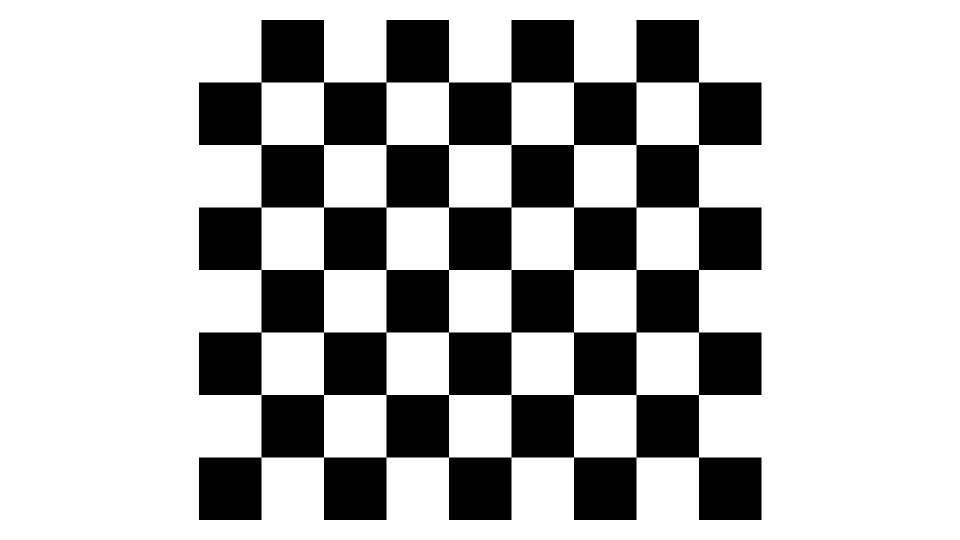
#> input picture python/cailbration/RGB_projector/chessboard/02.png, 1920 x 1080 px (shown at 1/2 size)
$ jupyter execute --allow-errors Projector_camera_calibration.ipynb
#> lines starting #> are read from the running program, lines starting #| are printed output that depends on the picture; after the words box and inside, x2 and y2 are one past the last pixel; in counts of white or black regions, pixels touching at a corner belong together
[cell 1]
import numpy as np
import cv2
import glob
import matplotlib.pyplot as plt
from PIL import Image
import os
import os.path
import glob
import argparse

[cell 2]
#https://stackoverflow.com/questions/12299870/computing-x-y-coordinate-3d-from-image-point
#https://github.com/rodolfoap/OpenCV-2Dto3D/blob/master/transform.cpp
#https://www.elsevier.es/en-revista-journal-applied-research-technology-jart-81-articulo-projector-calibration-for-pattern-projection-S1665642314716086?fbclid=IwAR1wAECeNQMEBO-BF8HaAy1AvMraWlumSZ9NeSsTixzpgZJsH0H5O8mL14g

[cell 3]
np.set_printoptions(suppress=True)

# Prepare object points for printed chessboard

[cell 4]
# prepare object points, like (0,0,0), (1,0,0), (2,0,0) ....,(6,5,0)
# (8,6) is for the given testing images.
# If you use the another data (e.g. pictures you take by your smartphone),
# you need to set the corresponding numbers.
corner_x = 8
corner_y = 7
objp = np.zeros((corner_x*corner_y,3), np.float32)
objp[:,:2] = np.mgrid[0:corner_x, 0:corner_y].T.reshape(-1,2)
block_len = 2.5
objp = objp * block_len

# Prepare projector image points for projected chessboard

[cell 5]
# Arrays to store object points and image points from all the images.
# objpoints = [] # 3d points in real world space
# projected_imgpoints = [] # 2d points in image plane.
chessboard_img_corners = []

pro_img_size = (10, 10)
img_size = (10, 10)

# Make a list of calibration images
images = glob.glob('chessboard/02.png')

# Step through the list and search for chessboard corners
print('Start finding chessboard corners of depth image...')
for idx, fname in enumerate(images):
    img = cv2.imread(fname)
#> img is the input picture: shape (1080, 1920, 3); 72.9% white; 1 black region, box (x1, y1, x2, y2) and area: (398, 40, 1523, 1040) 562500
    gray = cv2.cvtColor(img, cv2.COLOR_BGR2GRAY)
    plt.imshow(gray)
    pro_img_size = (img.shape[1], img.shape[0])
#> pro_img_size = (1920, 1080)

    #Find the chessboard corners
    print('find the chessboard corners of',fname)
    ret, chessboard_img_corners = cv2.findChessboardCorners(gray, (corner_x,corner_y), None)
#> ret = True; chessboard_img_corners = 56 rows, first 8: [1397.5, 914.5], [1272.5, 914.5], [1147.5, 914.5], [1022.5, 914.5], [897.5, 914.5], [772.5, 914.5], [647.5, 914.5], [522.5, 914.5]

    # If found, add object points, image points
    if ret == True:
#         projected_imgpoints.append(chessboard_img_corners)

        # Draw and display the corners
        cv2.drawChessboardCorners(img, (corner_x,corner_y), chessboard_img_corners, ret)
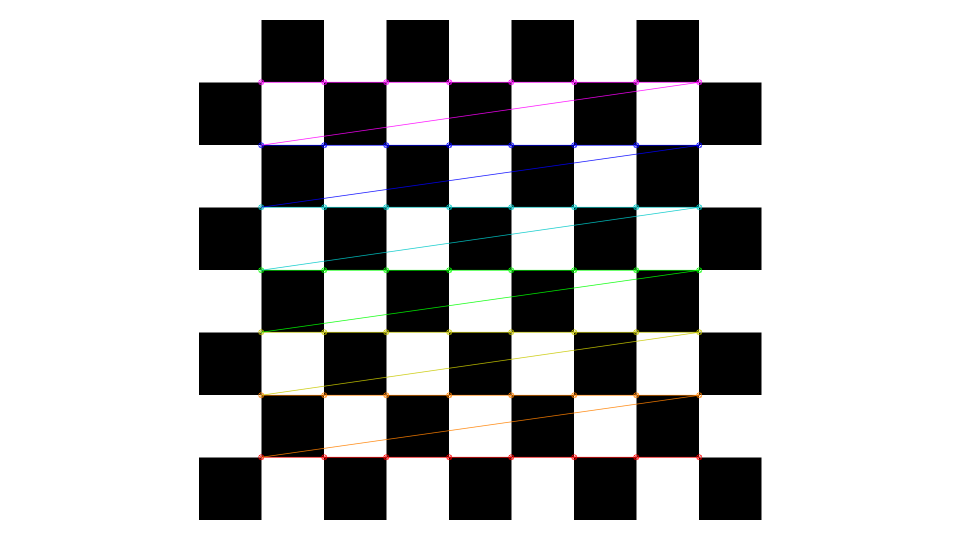
#> img: shape (1080, 1920, 3) (shown at 1/2 size); 1.86% of pixels changed, all inside (x1, y1, x2, y2) = (516, 158, 1405, 921)
        plt.imshow(img)
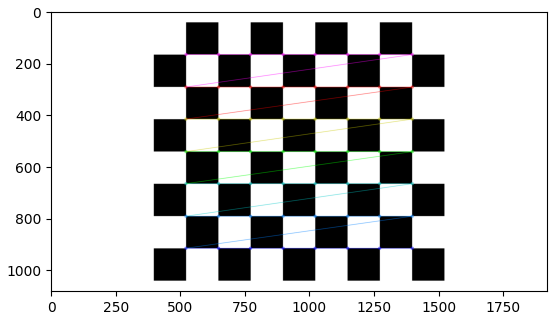
#> figure drawn by matplotlib, 1 panel; B, G, R data is drawn as R, G, B

# Known camera intrinsic parameters

[cell 6]
# #0210
# RGB_mtx = np.mat([[941.09129171,   0.,         638.94641198  ],
#  [  0.,         939.71879681, 364.60682026],
#  [  0.,           0.,           1.        ]])

# RGB_dist =  np.mat([[ 0.32649104, -1.06727582, -0.0025263,  -0.00531191,  1.09671098]])

[cell 7]
#0212
RGB_mtx = np.mat([[920.41554065,   0.,         640.42506415 ],
 [  0.,         919.25718514, 359.86335889],
 [  0.,           0.,           1.        ]])

RGB_dist =  np.mat([[ 0.21651283, -0.6450563,  -0.00425079, -0.00337746,  0.56010408]])

# Calculate the extrinsic parameters for camera

[cell 8]
# Calculate the extrinsic parameters using the printed chessboard with the help of the calibrated camera.
T = []
R = []

images = glob.glob('printed_chessboard/*g')
for idx, fname in enumerate(images):
    img = cv2.imread(fname)
    gray = cv2.cvtColor(img, cv2.COLOR_BGR2GRAY)
    plt.imshow(gray)
    img_size = (img.shape[1], img.shape[0])

    #Find the chessboard corners
    print('find the chessboard corners of',fname)
    ret, printed_corners = cv2.findChessboardCorners(gray, (corner_x,corner_y), None)

    #criteria:角點精準化迭代過程的終止條件
    criteria = (cv2.TERM_CRITERIA_EPS + cv2.TERM_CRITERIA_MAX_ITER, 30, 0.001)
    #執行亞畫素級角點檢測
    printed_corners = cv2.cornerSubPix(gray,printed_corners,(11,11),(-1,-1),criteria)

    # If found, add object points, image points
    if ret == True:
        # Draw and display the corners
        cv2.drawChessboardCorners(img, (corner_x,corner_y), printed_corners, ret)
        plt.imshow(img)

        retval, rvec, tvec = cv2.solvePnP(objp, printed_corners, RGB_mtx, RGB_dist)
        T.append(tvec)
        R.append(rvec)
        print(tvec)
        print()
#         print(rvec)
        #tvec rvec store into list

# Calculate the corners of the projected chessboard
# (with camera's intrinsic and extrinsic matrix and its imagepoints)

[cell 9]
from numpy.linalg import inv
def calculate_XYZ(u,v, rotationMatrix, translationVector, cameraMatrix):
    #https://github.com/rodolfoap/OpenCV-2Dto3D/blob/master/transform.cpp
    #Solve: From Image Pixels, find World Points
    Z = 0;
    rotationMatrix,_ = cv2.Rodrigues(rotationMatrix)

    uv_1 = np.array([[u,v,1]], dtype=np.float32)
    uv_1 = uv_1.T

    invM_x_uv1 = np.matmul(inv(cameraMatrix),uv_1)
    invR_x_invM_x_uv1 = np.matmul(inv(rotationMatrix), invM_x_uv1)
    invR_x_tvec = np.matmul(inv(rotationMatrix), translationVector)

    s = (Z + invR_x_tvec[2]) / invR_x_invM_x_uv1[2]
#     print(s,invR_x_invM_x_uv1,invR_x_tvec)
    wcPoint =  s[0,0] * invR_x_invM_x_uv1 - invR_x_tvec

#     print(wcPoint)

    return np.float32(wcPoint.T[0])

[cell 10]
# #Test the function (u,v ==> x,y,z=0)
# # print(projected_corners)
# p = calculate_XYZ(printed_corners[0,0,0],printed_corners[0,0,1], R[0], T[0], RGB_mtx)
# print(p)
# # print(objp)

[cell 11]
#Calculate the corners of the projected chessboard
#with the help of the extrinsic and intrinsic parameters of the camera
#and store in the ‘object points’ matrix.
projected_objpoints = []
projected_imgpoints = []
camera_imgpoints = []

# RGB_projected_imgpoints = [] # 2d points in image plane.

projected_obj = np.zeros((56,3), dtype=np.float32)

imgs = glob.glob('projected_chessboard/*g')
for idx, fname in enumerate(imgs):
    img = cv2.imread(fname)
    gray = cv2.cvtColor(img, cv2.COLOR_BGR2GRAY)
    plt.imshow(gray)
    img_size = (img.shape[1], img.shape[0])

    #Find the chessboard corners
    print('find the chessboard corners of',fname)
    #projected_corners in RGB image space
    ret, projected_corners = cv2.findChessboardCorners(gray, (corner_x,corner_y), None)

    #criteria:角點精準化迭代過程的終止條件
    criteria = (cv2.TERM_CRITERIA_EPS + cv2.TERM_CRITERIA_MAX_ITER, 30, 0.001)
    #執行亞畫素級角點檢測
    projected_corners = cv2.cornerSubPix(gray,projected_corners,(11,11),(-1,-1),criteria)

    # If found, add object points, image points
    if ret == True:
        projected_obj = np.zeros((56,3), dtype=np.float32)
        #projected points in RGB image space to would coord
        for i in range(56):
            #對應點找反==>反過來放 55-i
            projected_obj[i,:] = calculate_XYZ(projected_corners[i,0,0], projected_corners[i,0,1], R[idx], T[idx], RGB_mtx)


#         print(projected_obj)
        projected_objpoints.append(projected_obj)

        projected_imgpoints.append(chessboard_img_corners)
        camera_imgpoints.append(projected_corners)

#         print(chessboard_img_corners)
#         print(projected_corners)
        # Draw and display the corners
        cv2.drawChessboardCorners(img, (corner_x,corner_y), projected_corners, ret)
        plt.imshow(img)

# print(projected_objpoints)

# Calibration projector

[cell 12]
print(len(projected_objpoints), len(projected_imgpoints))
print(pro_img_size)
#| (1920, 1080)

$ run again, with python/cailbration/RGB_projector/chessboard/00.png copied over python/cailbration/RGB_projector/chessboard/02.png
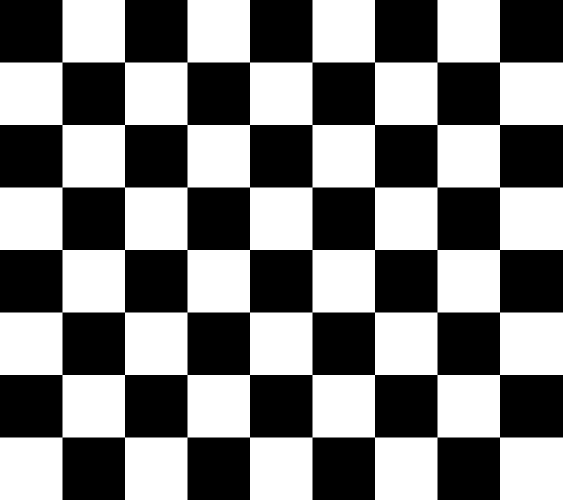
#> input picture python/cailbration/RGB_projector/chessboard/00.png, 1125 x 1000 px (shown at 1/2 size)
#> img is the input picture: shape (1000, 1125, 3); 50% white; 1 white region, box (x1, y1, x2, y2) and area: (0, 0, 1125, 1000) 562500
#> ret = True; chessboard_img_corners = 56 rows, first 8: [124.5, 124.5], [249.5, 124.5], [374.5, 124.5], [499.5, 124.5], [624.5, 124.5], [749.5, 124.5], [874.5, 124.5], [999.5, 124.5]
#> `cv2.drawChessboardCorners(img, (corner_x,corner_y), chessboard_img_cor..`:
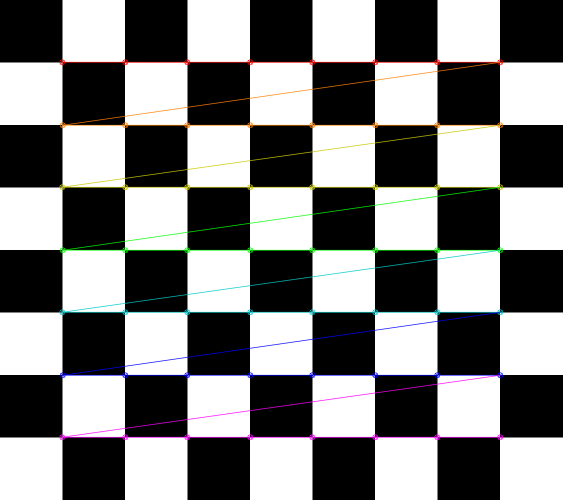
#> img: shape (1000, 1125, 3) (shown at 1/2 size); 3.44% of pixels changed, all inside (x1, y1, x2, y2) = (118, 118, 1007, 881)
#> `[cell 5] # Arrays to store object points and image points from all the..`:
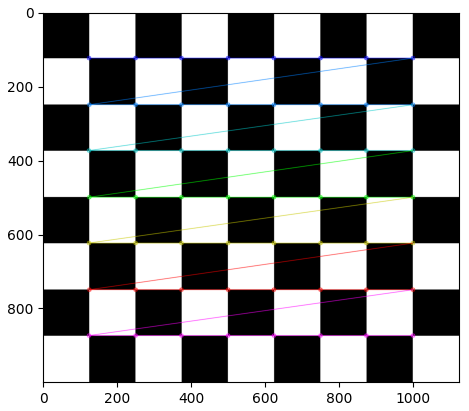
#> figure drawn by matplotlib, 1 panel; B, G, R data is drawn as R, G, B
#| (1125, 1000)
